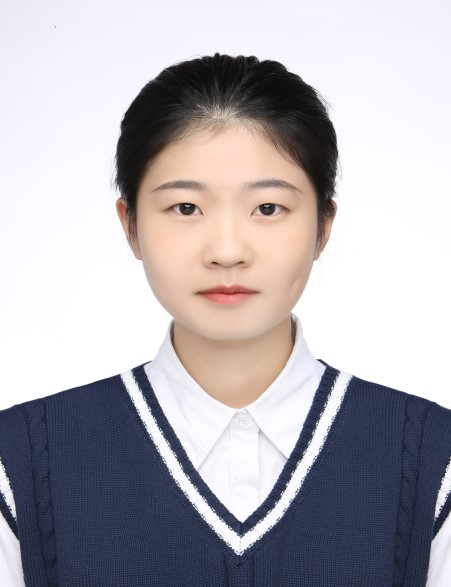
#> input picture zjz.jpg, 451 x 587 px, found by its file name
$ python 'charpter 6.py'
#> lines starting #> are read from the running program, lines starting #| are printed output that depends on the picture
import cv2
import numpy as np


def stackImages(scale,imgArray):  #重叠函数
    rows = len(imgArray)
    cols = len(imgArray[0])
    rowsAvailable = isinstance(imgArray[0], list)
    width = imgArray[0][0].shape[1]
    height = imgArray[0][0].shape[0]
    if rowsAvailable:
        for x in range ( 0, rows):
            for y in range(0, cols):
                if imgArray[x][y].shape[:2] == imgArray[0][0].shape [:2]:
                    imgArray[x][y] = cv2.resize(imgArray[x][y], (0, 0), None, scale, scale)
                else:
                    imgArray[x][y] = cv2.resize(imgArray[x][y], (imgArray[0][0].shape[1], imgArray[0][0].shape[0]), None, scale, scale)
                if len(imgArray[x][y].shape) == 2: imgArray[x][y]= cv2.cvtColor( imgArray[x][y], cv2.COLOR_GRAY2BGR)
        imageBlank = np.zeros((height, width, 3), np.uint8)
        hor = [imageBlank]*rows
        hor_con = [imageBlank]*rows
        for x in range(0, rows):
            hor[x] = np.hstack(imgArray[x])
        ver = np.vstack(hor)
    else:
        for x in range(0, rows):
            if imgArray[x].shape[:2] == imgArray[0].shape[:2]:
                imgArray[x] = cv2.resize(imgArray[x], (0, 0), None, scale, scale)
            else:
                imgArray[x] = cv2.resize(imgArray[x], (imgArray[0].shape[1], imgArray[0].shape[0]), None,scale, scale)
            if len(imgArray[x].shape) == 2: imgArray[x] = cv2.cvtColor(imgArray[x], cv2.COLOR_GRAY2BGR)
        hor= np.hstack(imgArray)
        ver = hor
    return ver

img = cv2.imread('D:/pycharm/lab/zjz.jpg')
#> img is the input picture: shape (587, 451, 3); mean B, G, R 179.5, 173.7, 177.6
imgGray = cv2.cvtColor(img,cv2.COLOR_BGR2GRAY)
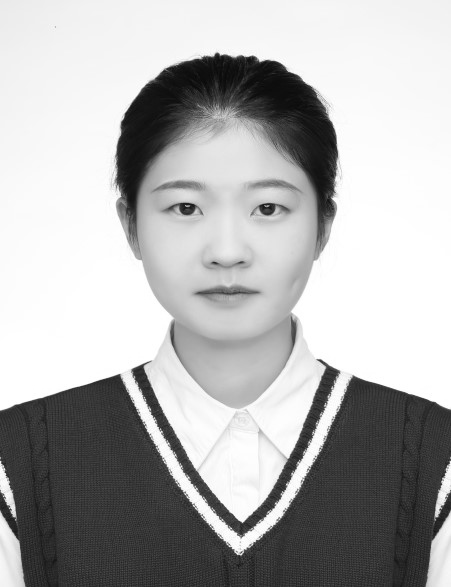
#> imgGray: shape (587, 451); min 8, max 255, mean 175.5

imgStack = stackImages(0.5,([img,imgGray,img],[img,img,img])) #第一行三个且第二个为灰色，第二行三个
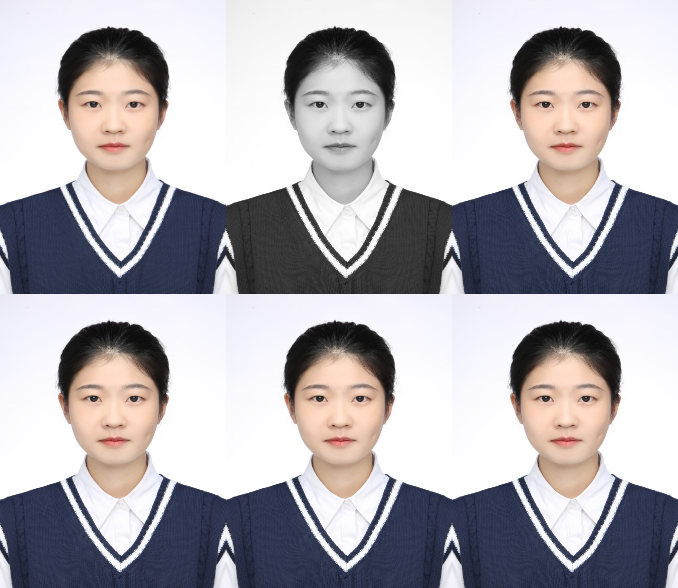
#> imgStack: shape (588, 678, 3); mean B, G, R 178.8, 173.9, 177.3

# imgHor = np.hstack((img,img))
# imgVer = np.vstack((img,img))
#
# cv2.imshow("Horizontal",imgHor) #水平方向重叠
# cv2.imshow("Vertical",imgVer)  #垂直方向重叠
cv2.imshow("ImageStack",imgStack)

cv2.waitKey(0)
